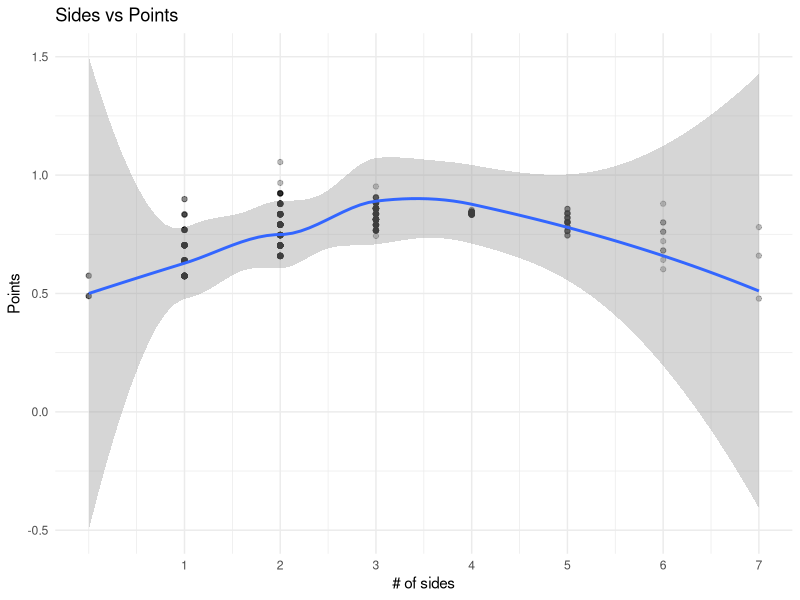
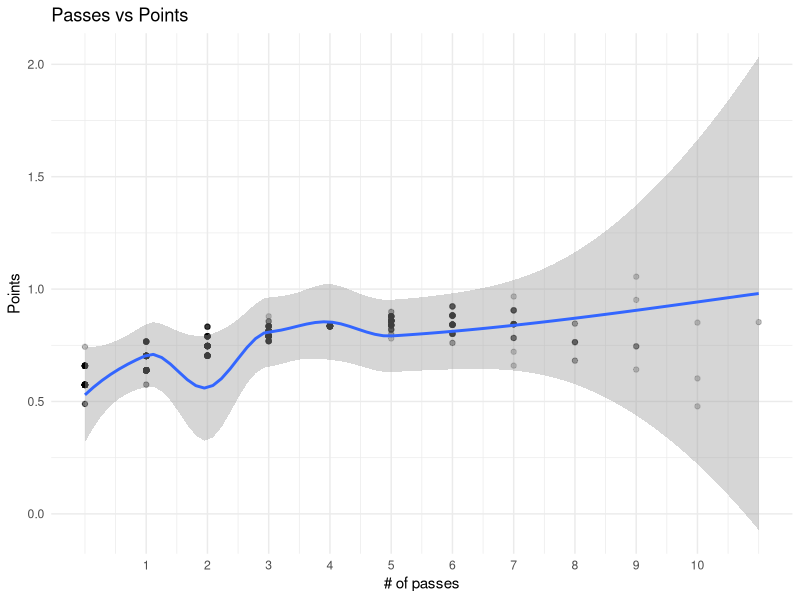
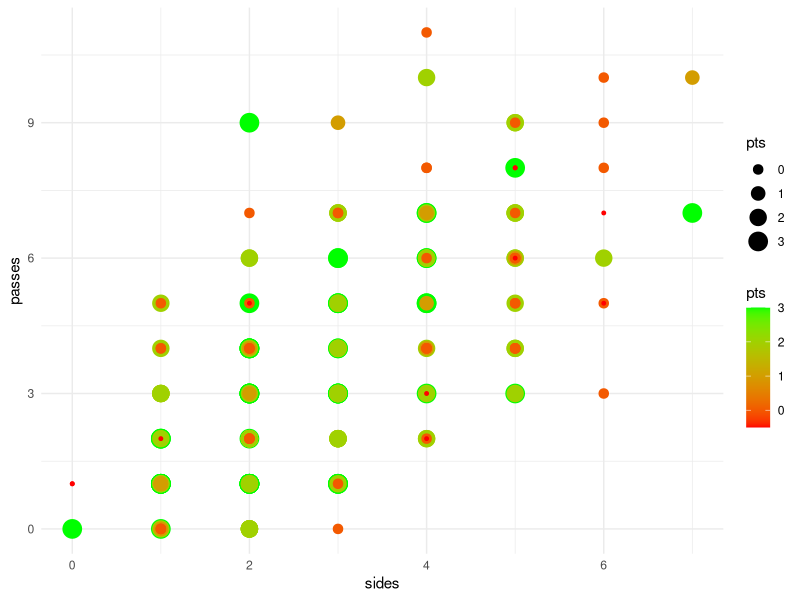

Recreate these plots in R, in order. (Note: this script raises an error after producing the figures.)
# offense sides 
library(tidyverse)
library(modelr)
library(plyr)
library(readxl)
df1 <- read_excel(path = "OFFENSE.xlsx", sheet = "CBU")
df2 <- read_excel(path = "OFFENSE.xlsx", sheet = "CBU2")
df3 <- read_excel(path = "OFFENSE.xlsx", sheet = "Seattle")
df4 <- read_excel(path = "OFFENSE.xlsx", sheet = "Tarleton")
df5 <- read_excel(path = "OFFENSE.xlsx", sheet = "Tarleton 2")
df6 <- read_excel(path = "OFFENSE.xlsx", sheet = "Dixie St.")
df7 <- read_excel(path = "OFFENSE.xlsx", sheet = "Dixie St. 2")
df8 <- read_excel(path = "OFFENSE.xlsx", sheet = "NMSU")
df9 <- read_excel(path = "OFFENSE.xlsx", sheet = "NMSU 2")
df10 <- read_excel(path = "OFFENSE.xlsx", sheet = "UTRGV")
df11 <- read_excel(path = "OFFENSE.xlsx", sheet = "UTRGV 2")
df12 <- read_excel(path = "OFFENSE.xlsx", sheet = "GCU")
df13 <- read_excel(path = "OFFENSE.xlsx", sheet = "GCU 2")
df14 <- read_excel(path = "OFFENSE.xlsx", sheet = "NMSU3")

df1$Opponent <- "CBU"
df2$Opponent <- "CBU2"
df3$Opponent <- "SU"
df4$Opponent <- "TSU"
df5$Opponent <- "TSU2"
df6$Opponent <- "DSU"
df7$Opponent <- "DSU2"
df8$Opponent <- "NMSU"
df9$Opponent <- "NMSU2"
df10$Opponent <- "UTRGV"
df11$Opponent <- "UTRGV2"
df12$Opponent <- "GCU"
df13$Opponent <- "GCU2"
df14$Opponent <- "NMSU3"
df2$...8 <- NULL


conf <- rbind(df1,df2,df3,df4,df5,df6,df7,df8,df9, df10, df11, df12, df13, df14)

names(conf)[7] <- "pts"
#warnings()
  #junk$nm[junk$nm == "B"] <- "b"

names(conf)[2] <- "passes"
names(conf)[3] <- "sides"

unique(conf$pts)

conf$pts[conf$pts == "TO"] <- "-0.5"
conf$pts[conf$pts == "Miss2pt"] <- "0"
conf$pts[conf$pts == "Miss3pt"] <- "0"
conf$pts[conf$pts == "Make2pt"] <- "2"
conf$pts[conf$pts == "Make3pt"] <- "3"
conf$pts[conf$pts == "miss2"] <- "0"
conf$pts[conf$pts == "miss3"] <- "0"
conf$pts[conf$pts == "make2"] <- "2"
conf$pts[conf$pts == "make3"] <- "3"

conf$pts[conf$pts == "miss2pt"] <- "0"
conf$pts[conf$pts == "miss3pt"] <- "0"
conf$pts[conf$pts == "make2pt"] <- "2"
conf$pts[conf$pts == "miss 2pt"] <- "0"
conf$pts[conf$pts == "miss23pt"] <- "0"
conf$pts[conf$pts == "made2"] <- "2"
conf$pts[conf$pts == "made3"] <- "3"

conf$pts[conf$pts == "Miss23pt"] <- "0"
conf$pts[conf$pts == "Miss 2pt"] <- "0"
conf$pts[conf$pts == "FOUL"] <- "1"
conf$pts[conf$pts == "Shooting foul"] <- "1"

new_conf <- conf
unique(conf$pts)
class(conf$pts)
class(conf$passes)
class(conf$sides)

conf$pts = as.numeric(conf$pts)
conf$passes = as.numeric(conf$passes)
conf$sides = as.numeric(conf$sides)


mod1 <- glm(data= conf, 
            formula = pts ~ passes * sides)
mod2 <- glm(data= conf, 
            formula = pts ~ passes + sides)
  
summary(mod1)
summary(mod2)

PvP <- add_predictions(conf, mod1, type = "response") %>% 
  ggplot(aes(x=passes)) + 
  geom_point(aes(y=pred), color= "Black", alpha=0.25) +
  geom_smooth(aes(y=pts), method="loess") +
  theme_minimal() +
  scale_x_continuous(breaks=c(1,2,3,4,5,6,7,8,9,10)) + 
                       labs(x= "# of passes",
                            y= "Points",
                            title= "Passes vs Points")

SvP <- add_predictions(conf, mod1, type = "response") %>% 
  ggplot(aes(x=sides)) + 
  geom_point(aes(y=pred), color= "Black", alpha=0.25) +
  geom_smooth(aes(y=pts), method="loess") +
  theme_minimal() +
  scale_x_continuous(breaks=c(1,2,3,4,5,6,7,8,9,10)) + 
  labs(x= "# of sides",
       y= "Points",
       title= "Sides vs Points")

print(SvP)
print(PvP)

ggplot(conf, aes(x=sides, y=passes,
                  color=pts, size=pts)) +
  geom_point(aes(), show.legend = TRUE) +
  theme_minimal() +
  scale_color_gradient(low = "red", high = "green") +
  xlab("sides") +
  ylab("passes")

ggplot(df_p2, aes(x=PLUS_MINUS, y=X2020.21/1000000,
                  color=MPG, size=MPG)) +
  geom_point(aes(), show.legend = TRUE) +
  theme_minimal() +
  scale_color_gradient(low = "yellow", high = "green") +
  xlab("Plus/Minus") +
  ylab("Salary ($M)")

conf2 <- conf[which(conf$play== "Thumb Up") %>% c(2:8)]

conf2 <- subset(conf, play == "Thumb Up", select("passes", "sides", "pts"))
  
  
  
  
  
